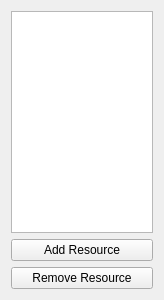
<?xml version="1.0" encoding="UTF-8"?>
<ui version="4.0">
 <class>ResourcesWidget</class>
 <widget class="QWidget" name="ResourcesWidget">
  <property name="geometry">
   <rect>
    <x>0</x>
    <y>0</y>
    <width>164</width>
    <height>300</height>
   </rect>
  </property>
  <property name="windowTitle">
   <string>Hierarchy</string>
  </property>
  <layout class="QVBoxLayout" name="verticalLayout">
   <item>
    <widget class="QListWidget" name="listWidget"/>
   </item>
   <item>
    <widget class="QPushButton" name="addButton">
     <property name="text">
      <string>Add Resource</string>
     </property>
    </widget>
   </item>
   <item>
    <widget class="QPushButton" name="removeButton">
     <property name="text">
      <string>Remove Resource</string>
     </property>
    </widget>
   </item>
  </layout>
 </widget>
 <resources/>
 <connections/>
</ui>
